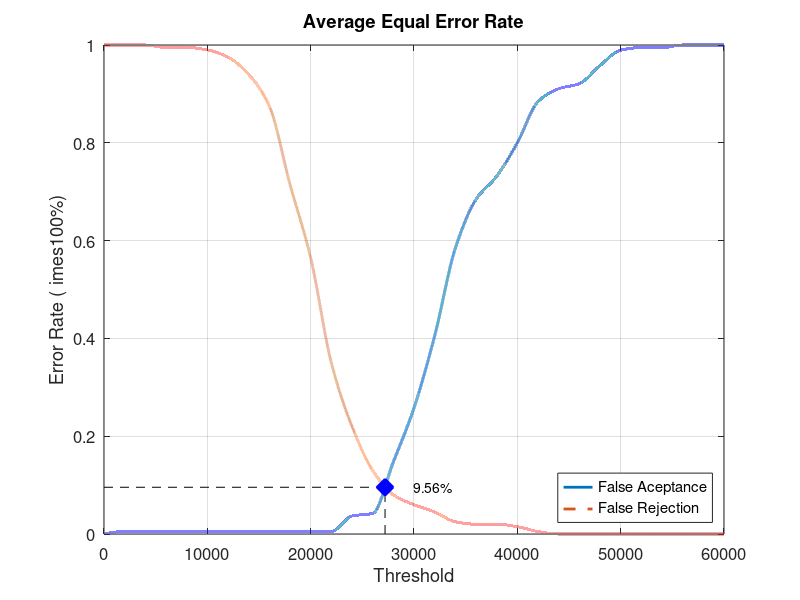
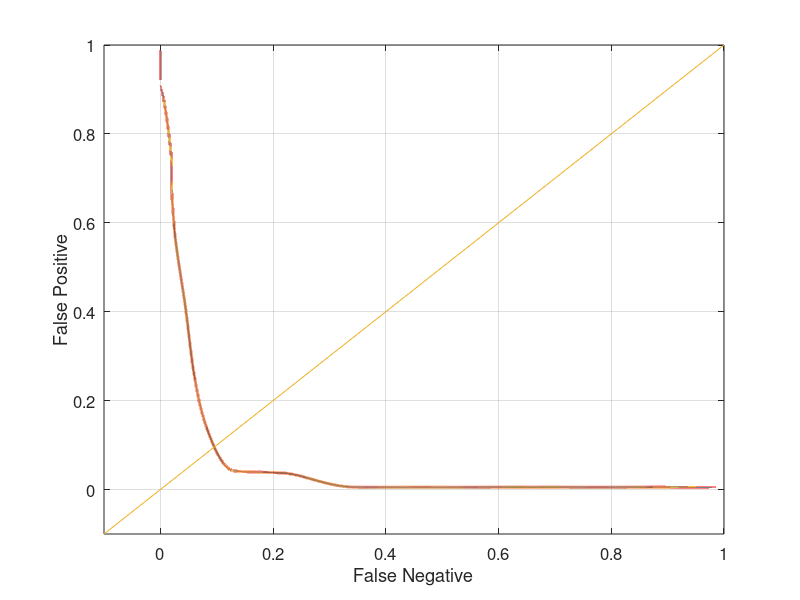

MATLAB code to generate these figures, in order:
close all;
clear;
clc;
x = 0:2000:60000;
xq = 0:0.5:60000;

y0 = [0 0.00526316 0.00526316 0.00526316 0.00526316 0.00526316 0.00526316 0.00526316 0.00526316 0.00526316 0.00526316 0.00526316 0.0368421 0.0421053 0.147368 0.257895 0.405263 0.584211 0.684211 0.731579 0.8 0.884211 0.910526 0.921053 0.957895 0.989474 0.994737 0.994737 1 1 1]
yy0 = interp1(x, y0, xq, 'pchip');
y1 = [1 1 1 0.995 0.995 0.99 0.975 0.94 0.875 0.715 0.565 0.35 0.22 0.13 0.08 0.06 0.045 0.025 0.02 0.02 0.015 0.005 0 0 0 0 0 0 0 0 0]
yy1 = interp1(x, y1, xq, 'pchip');

% Calculating EER: 
y2 = abs(y0 - y1);
find(y2 == min(y2))
yy2 = abs(yy0 - yy1);
xEER = find(yy2 == min(yy2));
xEERIndex = xq(xEER) % X-axis EER
yEER = yy0(xEER) % Y-axis EER

main = figure
plot(xq, yy0,'-','LineWidth', 2);	hold on
plot(xq, yy1,'--','LineWidth', 2);	hold on
plot([xEERIndex xEERIndex], [0 yEER], 'k--');	hold on
plot([0 xEERIndex], [yEER yEER], 'k--');	hold on
plot(xEERIndex, yEER, 'bx', 'LineWidth', 10);	hold on
text(xEERIndex + 10 * xEERIndex / 100, yEER, [num2str(round((10000 * yEER)) / 100) '%'])
legend('False Aceptance', 'False Rejection', 'Location', 'SouthEast')
xlabel('Threshold')
ylabel('Error Rate (	imes100%)')
title('Average Equal Error Rate')
set(gca, 'FontSize', 12)
axis([0 60000 0 1])
grid on

print(main, 'Database3_3Main', '-dpng');
FNRxFPR = figure('Color', [1 1 1]);
plot(yy1, yy0, '-', yy1, yy0, 'LineWidth', 2);
hold on
y = -0.1:0.1:1
plot(y, y); 
set(gca, 'FontSize', 12)
xlabel('False Negative')
ylabel('False Positive')
axis([-0.1 1 -0.1 1])
set(gca, 'FontSize', 12)
grid on

print(FNRxFPR, 'Database3_3FNRxFPR','-dpng');
